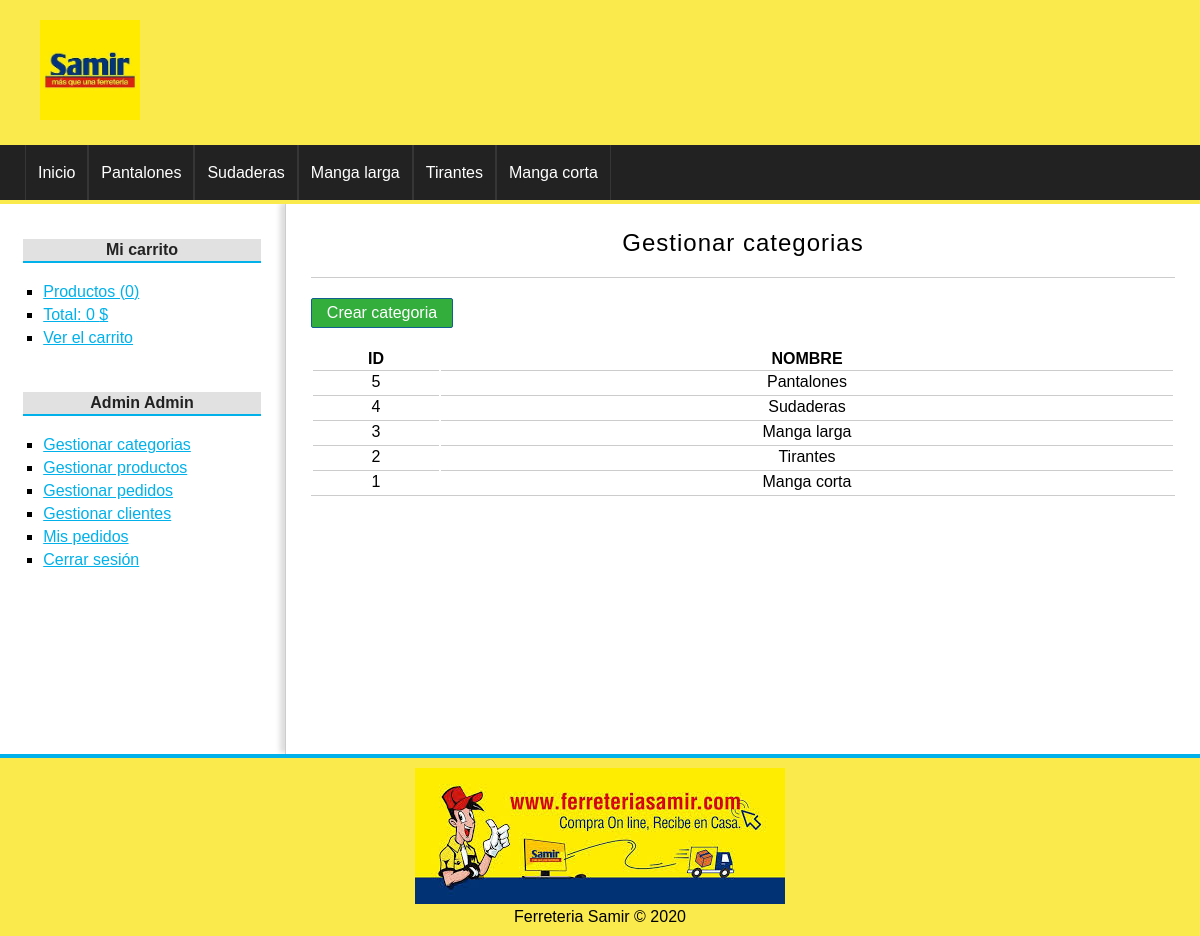
Page /categoria/index (signed in) on the committed database.
### tables this page shows
CREATE TABLE `categorias` (
  `id` int(255) NOT NULL,
  `nombre` varchar(100) NOT NULL
);

### config/db.php (called while the page is built)
<?php
class Database{
	public static function connect(){
		$db = new mysqli('localhost', 'root', '', 'tienda_master');
		$db->query("SET NAMES 'utf8'");
		return $db;
	}
}

### helpers/utils.php (called while the page is built, shortened)
<?php
class Utils{
	public static function showCategorias(){
		require_once 'models/categoria.php';
		$categoria = new Categoria();
		$categorias = $categoria->getAll();
		return $categorias;
	}
}

### models/categoria.php (called while the page is built, shortened)
<?php
class Categoria{
	private $db;
	public function __construct() {
		$this->db = Database::connect();
	}
	public function getAll(){
		$categorias = $this->db->query("SELECT * FROM categorias ORDER BY id DESC;");
		return $categorias;
	}
}

### controllers/CategoriaController.php (called while the page is built, shortened)
<?php
require_once 'models/categoria.php';
class categoriaController{
	public function index(){
		$categoria = new Categoria();
		$categorias = $categoria->getAll();
		require_once 'views/categoria/index.php';
	}
}

### views/categoria/index.php (the view)
<h1>Gestionar categorias</h1>
<a href="<?=base_url?>categoria/crear" class="button button-small">
	Crear categoria
</a>
<table>
	<tr>
		<th>ID</th>
		<th>NOMBRE</th>
	</tr>
	<?php while($cat = $categorias->fetch_object()): ?>
		<tr>
			<td><?=$cat->id;?></td>
			<td><?=$cat->nombre;?></td>
		</tr>
	<?php endwhile; ?>
</table>

### views/layout/header.php (shortened to what this page needs)
<!DOCTYPE HTML>
<html lang="es">
	<head>
		<link rel="stylesheet" href="<?=base_url?>assets/css/styles.css" />
	</head>
	<body>
		<div id="container">
			<header id="header">
				<div id="logo">
					<img src="<?=base_url?>assets/img/samir.jpg" alt="Ferreteria Samir" />
				</div>
			</header>
			<?php $categorias = Utils::showCategorias(); ?>
			<nav id="menu">
				<ul>
					<li>
						<a href="<?=base_url?>">Inicio</a>
					</li>
					<?php while($cat = $categorias->fetch_object()): ?>
						<li>
							<a href="<?=base_url?>categoria/ver&id=<?=$cat->id?>"><?=$cat->nombre?></a>
						</li>
					<?php endwhile; ?>
				</ul>
			</nav>
			<div id="content">

### assets/css/styles.css (style rules this page uses)
* { padding: 0px; margin: 0px; font-family: sans-serif, Helvetica, Arial; }
a { color: #01B1EA; }
table { text-align: center; width: 100%; border-bottom: 1px solid #ccc; }
td { border-top: 1px solid #ccc; padding: 2px; }
#container { width: 100%; margin: 0px auto; box-shadow: 0px 0px 10px gray; background: white; }
#header { height: 145px; background: #FAEA4C; }
#logo { padding: 20px; margin-left: 20px; float:left; }
#logo img { float:left; height: 100px; }
#menu { clear:both; background: #222; color: white; height: 55px; border-bottom: 4px solid #FAEA4C; }
#menu ul { list-style: none; text-decoration: none; margin: 0px auto; margin-left: 25px; }
#menu ul li { line-height: 55px; float:left; border-right: 1px solid #363636; }
#menu a { display: block; color: white; text-decoration: none; padding-left: 12px; padding-right: 12px; transition: all 300ms; }
#menu a:first-child { border-left: 1px solid #363636; }
#content { margin: 0px auto; overflow: hidden; background: white; }
input[type="button"], input[type="submit"], button, .button { display: block; border-radius: 2px; width: auto; padding: 5px; padding-left: 10px; padding-right: 10px; color: white; background: #2979CD; border: 1px solid #11608E; cursor:pointer; }
.button { background: #33AE3D; color: white !important; text-decoration: none; }
.button-small { width: 120px; text-align: center; margin-bottom: 20px; }
#central h1 { font-size: 24px; font-weight: normal; letter-spacing: 1px; text-align: center; border-bottom: 1px solid #ccc; margin-bottom: 20px; padding: 20px; padding-top: 0px; }

### rows in the picture
categorias: nombre "Pantalones", id "5"
categorias: nombre "Sudaderas", id "4"
categorias: nombre "Manga larga", id "3"
categorias: nombre "Tirantes", id "2"
categorias: nombre "Manga corta", id "1"

### other values in the picture
$stats['count'] "0"
$stats['total'] "0"
$_SESSION['identity']->nombre "Admin"
$_SESSION['identity']->apellidos "Admin"
